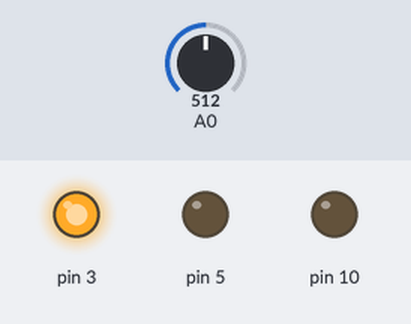
A sketch run on a simulated Arduino Uno, built with avr-gcc and run on an emulated ATmega328P. Parts: output pins drawn as LEDs (lit = HIGH). The inputs (shaded band) are chosen by the test bench; at power-on: A0 = 512. What the sketch prints to the serial monitor is not drawn.

Above: at 1.5 s.
At 3.5 s:
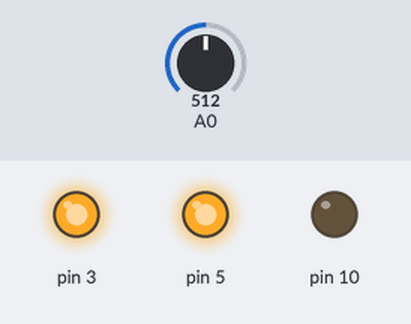
At 5.5 s:
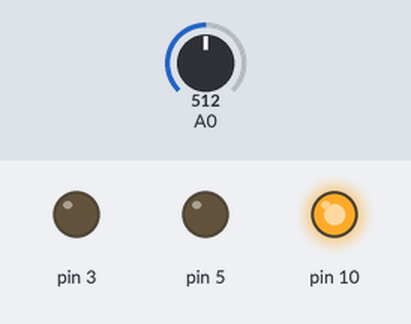
At 10.2 s:
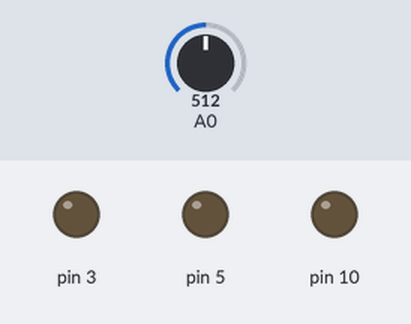
Timing chart, 0 to 13.7 s (numbered marks = the images above):
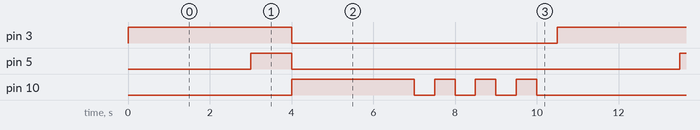

The sketch:

sketch_mar16a.ino
```cpp
void setup() {
  // put your setup code here, to run once:
  pinMode(5,OUTPUT);
  pinMode(10,OUTPUT);
  pinMode(3,OUTPUT);

  pinMode(A0,INPUT);
  Serial.begin(9600);


}

void loop() {
  // put your main code here, to run repeatedly:
  int ldr = analogRead(A0);
  Serial.println(ldr);

  digitalWrite(3,HIGH); //red light on
  delay(3000);


  digitalWrite(5,HIGH);  //yellow loght on
  delay(1000);

  digitalWrite(3,LOW);   //red light off
  digitalWrite(5,LOW); //yellow light off

  digitalWrite(10,HIGH);   //green light on
  delay(3000);
  digitalWrite(10,LOW);   //green light off
  delay(500);


  //blink

   digitalWrite(10,HIGH);   //green light on
  delay(500);
  digitalWrite(10,LOW);   //green light off
  delay(500);
   digitalWrite(10,HIGH);   //green light on
  delay(500);
  digitalWrite(10,LOW);   //green light off
  delay(500);
     digitalWrite(10,HIGH);   //green light on
  delay(500);
  digitalWrite(10,LOW);   //green light off
  delay(500);

}
```

Measured:
- by itself, pin 3: alternates HIGH for 4.0 s and LOW for 6.5 s
- by itself, pin 5: alternates HIGH for 1.0 s and LOW for 9.5 s
- by itself, pin 10: repeats every 10.5 s: 3 × (LOW 0.50 s, HIGH 0.50 s), LOW 4.5 s, HIGH 3.0 s
